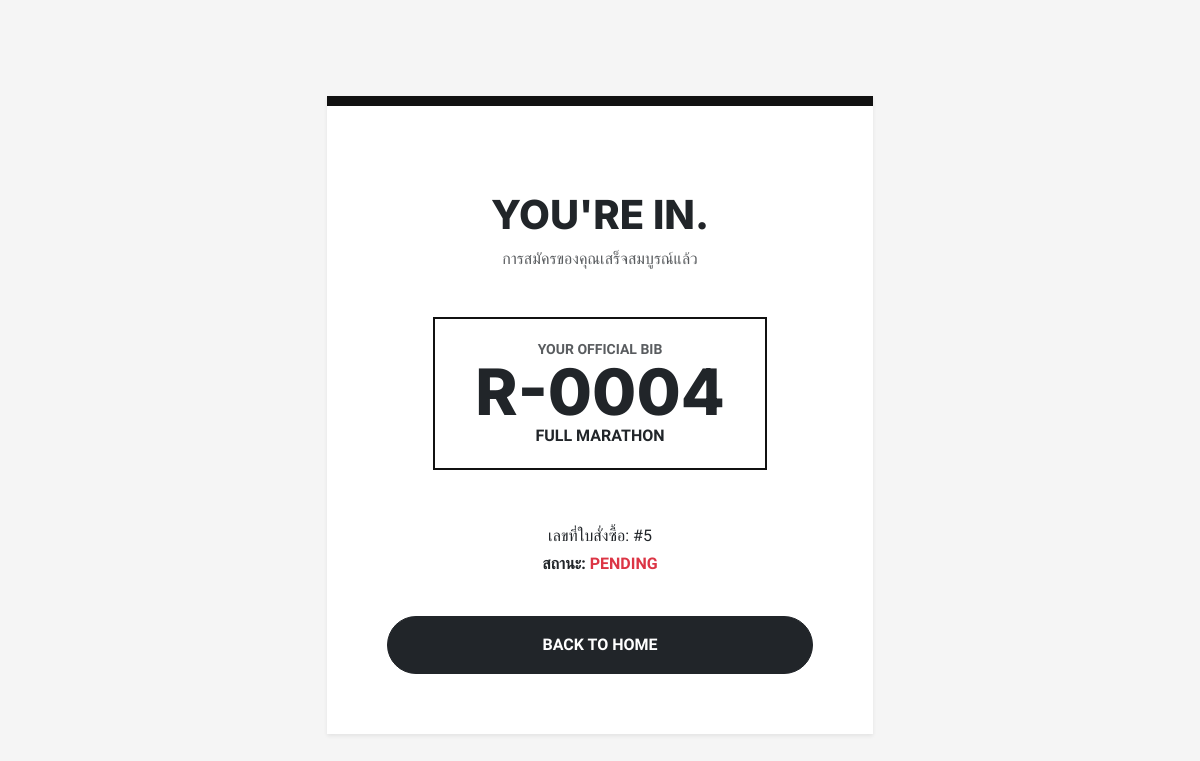
The page /summary.php?id=5 on the database its author committed.
### tables this page shows
CREATE TABLE `registration` (
  `reg_id` int(11) NOT NULL,
  `runner_id` int(11) DEFAULT NULL,
  `category_id` int(11) DEFAULT NULL,
  `price_id` int(11) DEFAULT NULL,
  `shipping_id` int(11) DEFAULT NULL,
  `reg_date` date DEFAULT NULL,
  `shirt_size` varchar(10) DEFAULT NULL,
  `bib_number` varchar(20) DEFAULT NULL,
  `status` enum('Pending','Paid','Cancelled') DEFAULT 'Pending'
);

CREATE TABLE `race_category` (
  `category_id` int(11) NOT NULL,
  `name` varchar(100) NOT NULL,
  `distance_km` float NOT NULL,
  `start_time` time DEFAULT NULL,
  `time_limit` time DEFAULT NULL,
  `giveaway_type` varchar(100) DEFAULT NULL
);

### summary.php (the view, shortened to what this page needs)
<?php
include 'config/db.php';
$id = $_GET['id'];
$data = $conn->query("SELECT r.*, c.name as race_name FROM REGISTRATION r JOIN RACE_CATEGORY c ON r.category_id = c.category_id WHERE r.reg_id = $id")->fetch_assoc();
?>
<!DOCTYPE html>
<html lang="th">
<head>
    <link href="https://cdn.jsdelivr.net/npm/bootstrap@5.3.0/dist/css/bootstrap.min.css" rel="stylesheet">
</head>
<body>
<div class="container py-5 mt-5">
    <div class="row justify-content-center">
        <div class="col-lg-6 text-center">
            <div class="victory-card shadow-sm">
                <h1 style="font-family: 'Inter'; font-weight: 800;">YOU'RE IN.</h1>
                <p class="text-muted text-uppercase">การสมัครของคุณเสร็จสมบูรณ์แล้ว</p>
                <div class="bib-box">
                    <div class="small text-uppercase fw-bold text-muted">Your Official BIB</div>
                    <div class="bib-number"><?php echo $data['bib_number']; ?></div>
                    <div class="fw-bold"><?php echo strtoupper($data['race_name']); ?></div>
                </div>
                <div class="mt-4">
                    <p class="mb-1">เลขที่ใบสั่งซื้อ: #<?php echo $data['reg_id']; ?></p>
                    <p class="fw-bold">สถานะ: <span class="text-danger"><?php echo strtoupper($data['status']); ?></span></p>
                </div>
                <a href="index.php" class="btn btn-dark rounded-pill px-5 py-3 mt-4 w-100 fw-bold">BACK TO HOME</a>
            </div>
        </div>
    </div>
</div>
</body>
</html>

### summary.php (style rules this page uses)
body { font-family: 'Kanit', sans-serif; background: #f5f5f5; }
.victory-card { background: white; border-radius: 0; border-top: 10px solid #111; padding: 60px; }
.bib-box { border: 2px solid #111; display: inline-block; padding: 20px 40px; margin: 30px 0; }
.bib-number { font-family: 'Inter', sans-serif; font-size: 4rem; font-weight: 800; line-height: 1; }

### rows shown on the page
registration: bib_number "R-0004", category.name "FULL MARATHON", reg_id "5", status "PENDING"
